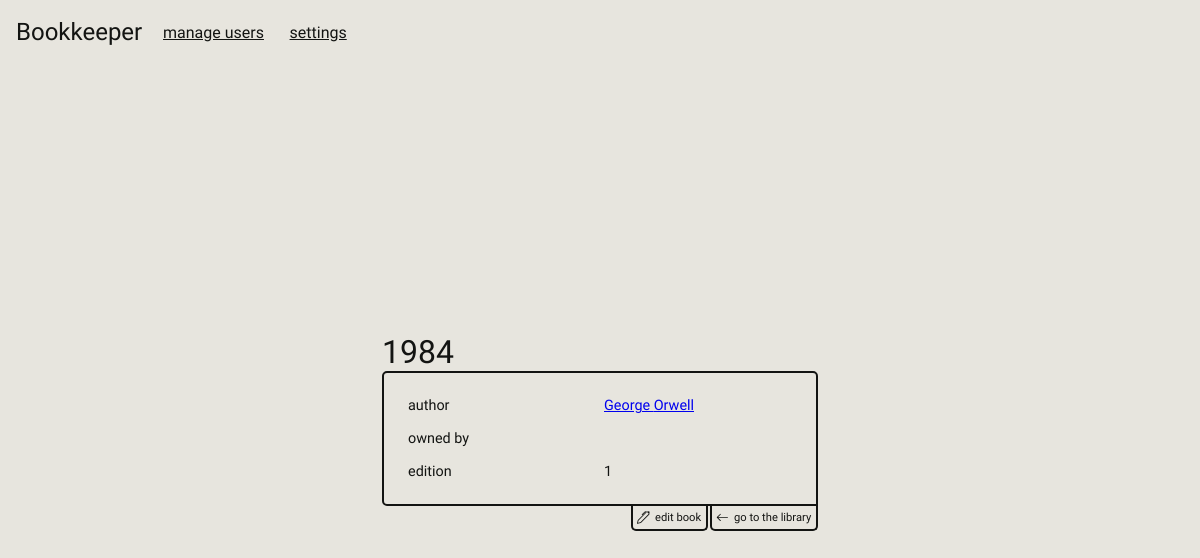
Before: /book/1 with the older database file.
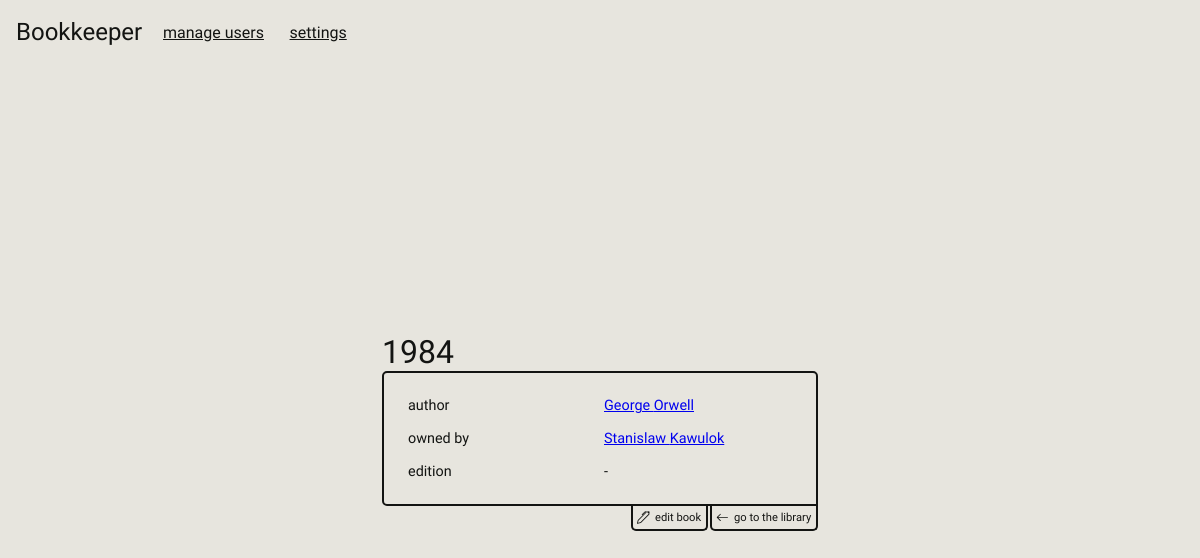
After: the same page with the newer database file.
### bookkeeper/database/models.py (models this page shows, shortened)
class Base(DeclarativeBase):
    id      = Column(Integer, primary_key = True)

class UserSchema(Base):
    __tablename__ = "users"
    name    = Column(String, nullable = False)
    surname = Column(String, nullable = True)
    books = relationship("BookSchema", back_populates = "user")
    libraries = relationship("LibrarySchema", back_populates = "user")

### bookkeeper/database/DTO.py (called while the page is built)
    def from_db(author: AuthorSchema):
        return Author(author.name, author.surname, author.id)

    def from_db(user: UserSchema):
        if user: return User(user.name, user.surname, user.id)

    def from_db(library: LibrarySchema):
        return Library(library.name, owned_by=User.from_db(library.user).id, id = library.id, owner = User.from_db(library.user))

    def from_db(book: BookSchema):
        return Book(
            title = book.title,
            author_id = book.author.id,
            edition = book.edition,
            status = book.status,
            library = Library.from_db(book.library),
            library_id=book.library.id,
            user = User.from_db(book.user),
            user_id = book.held_by,
            id = book.id,
            author = Author.from_db(book.author)
        )

### bookkeeper/database/database.py (called while the page is built)
    def get_book_by_id(self, id: int) -> DBResponse:
        session = Session(bind = self.engine)
        resp =  DBResponse(DBMessage.OBJECT , Book.from_db(session.query(BookSchema).where(BookSchema.id == id).first()))
        session.close()
        return resp

### bookkeeper/desktop/__init__.py (called while the page is built)
    def __call__(self, **kwargs):
        return self.action(**kwargs, **self.kwargs)

### bookkeeper/desktop/templates/book.html (shortened to what this page needs)
{% extends "base.html"%}
{% block head%}
<link rel="stylesheet" href="{{ url_for('static', filename='css/book.css') }}">
{% endblock %}
{% block body %}
<div class="contianer">
    <h1>{{book.title}}</h1>
    <div class="book">
        <div class="row">
            <p>author</p>
            <a href="/author/{{book.author.id}}?go_back={{url_for(request.endpoint, **request.view_args)}}">{{book.author.name}} {{book.author.surname}}</a>
        </div>
        <div class="row">
            <p>owned by</p>
            <a href = "/user/{{owned_by.id}}">{{owned_by.name}} {{owned_by.surname}}</a>
        </div>
        <div class="row">
            <p>edition</p>
            <p>{% if book.edition%}{{book.edition}}{%else%} - {%endif%}</p>
        </div>
    </div>
    <div class="go-back">
        <a href="/edit-book/{{book.id|string}}">edit book</a>
        <a href='/library/{{book.library.id}}' > <svg xmlns="http://www.w3.org/2000/svg"   class="bi bi-arrow-left" viewBox="0 0 16 16">
  <path fill-rule="evenodd" d="M15 8a.5.5 0 0 0-.5-.5H2.707l3.147-3.146a.5.5 0 1 0-.708-.708l-4 4a.5.5 0 0 0 0 .708l4 4a.5.5 0 0 0 .708-.708L2.707 8.5H14.5A.5.5 0 0 0 15 8"/>
</svg> go to the library</a>
    </div>
</div>
{% endblock %}

Changed rows visible on the page:
now on this page (row edited): UserSchema: name "Stanislaw", surname "Kawulok"
Other visible differences:
{{ book.edition }}: "1" → (not shown)
